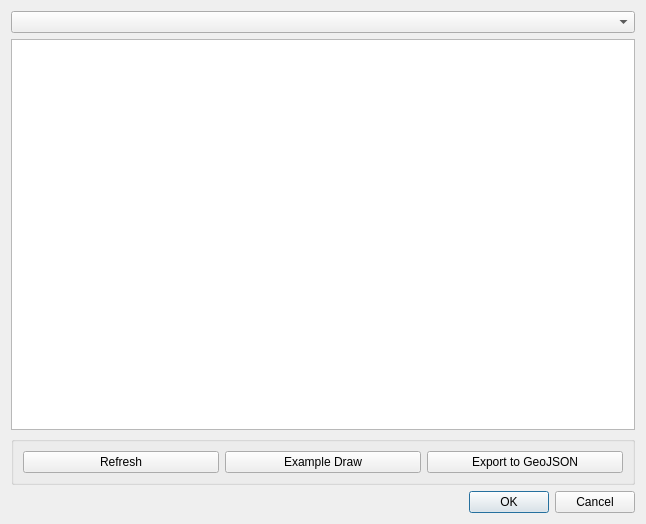
<?xml version="1.0" encoding="UTF-8"?>
<ui version="4.0">
 <class>BiometrixTestDialogBase</class>
 <widget class="QDialog" name="BiometrixTestDialogBase">
  <property name="geometry">
   <rect>
    <x>0</x>
    <y>0</y>
    <width>646</width>
    <height>524</height>
   </rect>
  </property>
  <property name="windowTitle">
   <string>BiometrixTest</string>
  </property>
  <layout class="QGridLayout" name="gridLayout">
   <item row="1" column="0">
    <widget class="QPlainTextEdit" name="text_output">
     <property name="sizePolicy">
      <sizepolicy hsizetype="Expanding" vsizetype="Expanding">
       <horstretch>1</horstretch>
       <verstretch>1</verstretch>
      </sizepolicy>
     </property>
    </widget>
   </item>
   <item row="0" column="0">
    <widget class="QComboBox" name="layer_select"/>
   </item>
   <item row="3" column="0">
    <widget class="QDialogButtonBox" name="button_box">
     <property name="orientation">
      <enum>Qt::Horizontal</enum>
     </property>
     <property name="standardButtons">
      <set>QDialogButtonBox::Cancel|QDialogButtonBox::Ok</set>
     </property>
    </widget>
   </item>
   <item row="2" column="0">
    <widget class="QGroupBox" name="groupBox">
     <property name="title">
      <string/>
     </property>
     <layout class="QHBoxLayout" name="horizontalLayout">
      <item>
       <widget class="QPushButton" name="btn_refresh">
        <property name="text">
         <string>Refresh</string>
        </property>
       </widget>
      </item>
      <item>
       <widget class="QPushButton" name="btn_draw_example">
        <property name="text">
         <string>Example Draw</string>
        </property>
       </widget>
      </item>
      <item>
       <widget class="QPushButton" name="btn_export">
        <property name="text">
         <string>Export to GeoJSON</string>
        </property>
       </widget>
      </item>
     </layout>
    </widget>
   </item>
  </layout>
 </widget>
 <resources/>
 <connections>
  <connection>
   <sender>button_box</sender>
   <signal>accepted()</signal>
   <receiver>BiometrixTestDialogBase</receiver>
   <slot>accept()</slot>
   <hints>
    <hint type="sourcelabel">
     <x>20</x>
     <y>20</y>
    </hint>
    <hint type="destinationlabel">
     <x>20</x>
     <y>20</y>
    </hint>
   </hints>
  </connection>
  <connection>
   <sender>button_box</sender>
   <signal>rejected()</signal>
   <receiver>BiometrixTestDialogBase</receiver>
   <slot>reject()</slot>
   <hints>
    <hint type="sourcelabel">
     <x>20</x>
     <y>20</y>
    </hint>
    <hint type="destinationlabel">
     <x>20</x>
     <y>20</y>
    </hint>
   </hints>
  </connection>
 </connections>
</ui>
